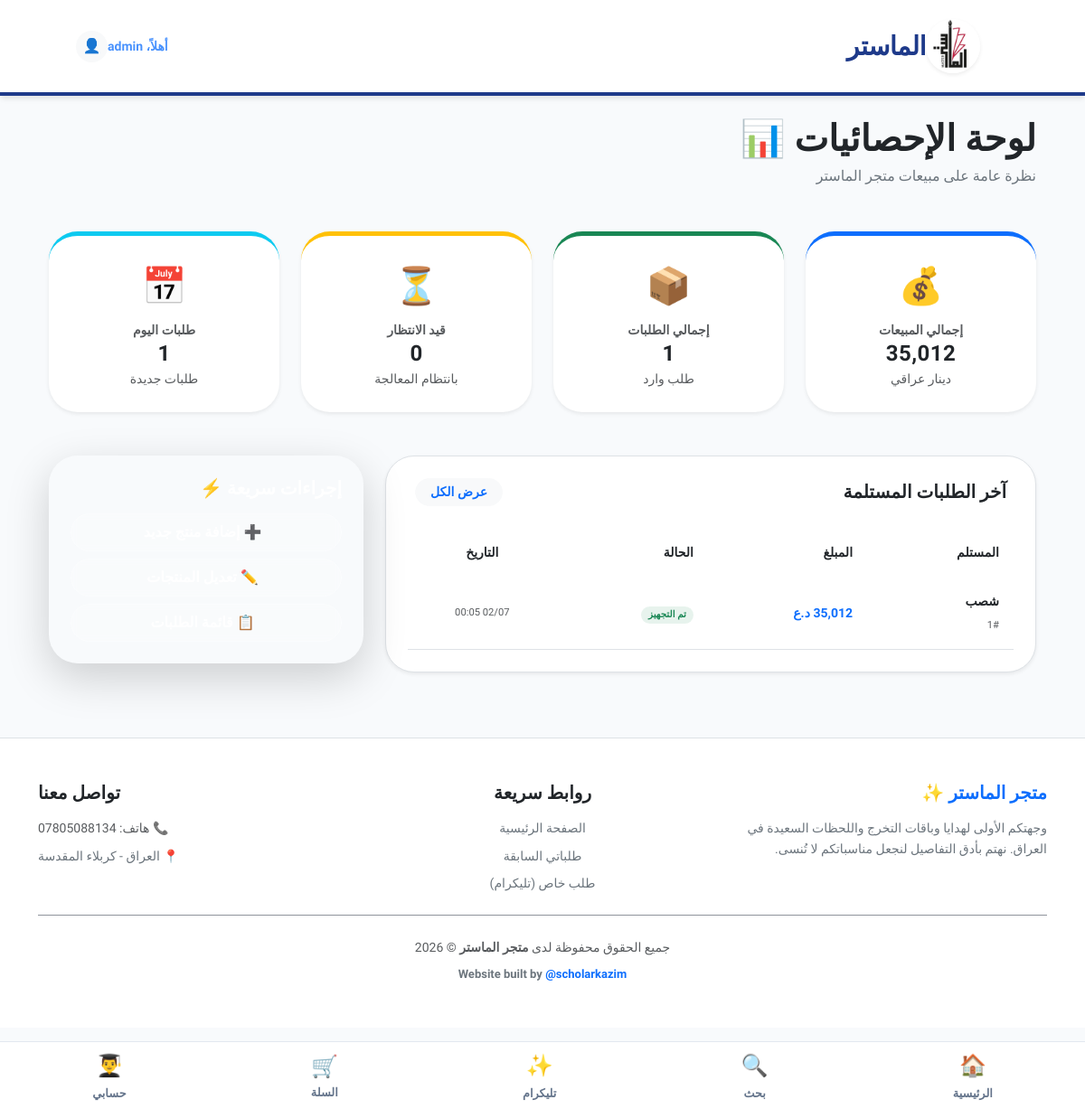
The app's page /admin/dashboard (signed in), older data.
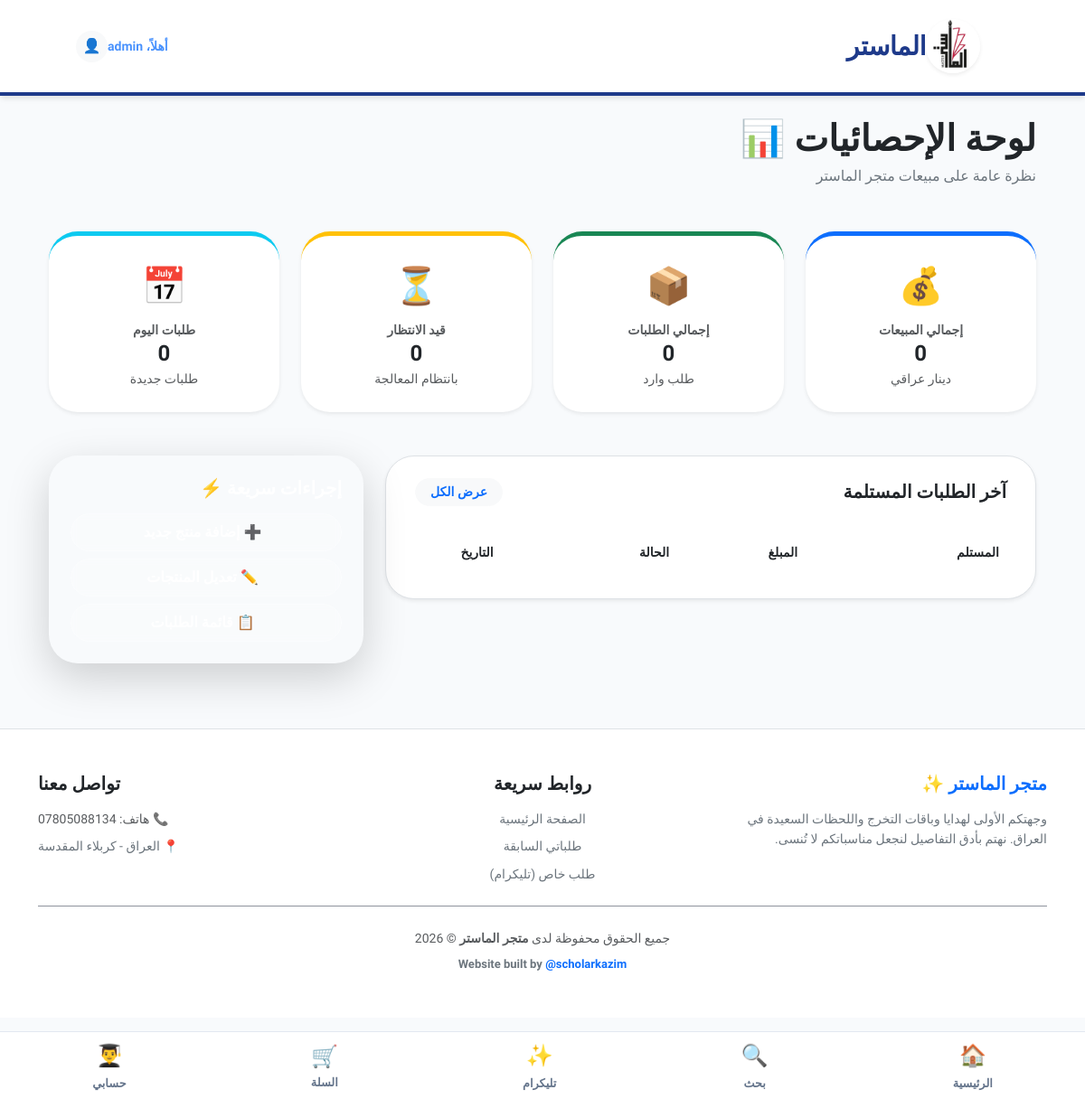
The same page, newer data.
### models.py (models this page shows)
class Order(db.Model):
    id = db.Column(db.Integer, primary_key=True)
    user_id = db.Column(db.Integer, db.ForeignKey('user.id'), nullable=False)
    total_price = db.Column(db.Float, nullable=False)
    status = db.Column(db.String(50), default='قيد الانتظار') # Pending, Paid, Shipped, Delivered
    full_name = db.Column(db.String(200))
    phone = db.Column(db.String(20))
    province = db.Column(db.String(100))
    address = db.Column(db.String(500))
    created_at = db.Column(db.DateTime, default=datetime.utcnow)
    user = db.relationship('User', backref='orders', lazy=True)
    items = db.relationship('OrderItem', backref='order', lazy=True)

### app.py (the view)
@app.route('/admin/dashboard')
@login_required
def admin_dashboard():
    if not current_user.is_admin:
        return redirect(url_for('index'))
    total_orders = Order.query.count()
    pending_orders = Order.query.filter_by(status='قيد الانتظار').count()
    total_sales = db.session.query(db.func.sum(Order.total_price)).scalar() or 0
    today_orders = Order.query.filter(db.func.date(Order.created_at) == db.func.date(datetime.utcnow())).count()
    recent_orders = Order.query.order_by(Order.created_at.desc()).limit(5).all()
    return render_template('admin/dashboard.html',
                           total_orders=total_orders,
                           pending_orders=pending_orders,
                           total_sales=total_sales,
                           today_orders=today_orders,
                           recent_orders=recent_orders)

### app.py (called while the page is built)
@login_manager.user_loader
def load_user(user_id):
    return User.query.get(int(user_id))

### templates/admin/dashboard.html (shortened to what the changed rows need)
{% extends "base.html" %}
{% block content %}
<div class="mb-5">
    <h1 class="display-6 fw-bold text-dark mb-1">لوحة الإحصائيات 📊</h1>
</div>
<div class="row g-4 mb-5 text-center">
    <div class="col-6 col-md-3">
        <div class="bg-white p-4 rounded-5 shadow-sm border-top border-5 border-primary">
            <span class="fs-1 d-block mb-2">💰</span>
            <h6 class="text-muted small fw-bold mb-1">إجمالي المبيعات</h6>
            <h4 class="fw-bold text-dark mb-0 ls-1">{{ "{:,.0f}".format(total_sales) }}</h4>
            <span class="small text-muted">دينار عراقي</span>
        </div>
    </div>
    <div class="col-6 col-md-3">
        <div class="bg-white p-4 rounded-5 shadow-sm border-top border-5 border-success">
            <span class="fs-1 d-block mb-2">📦</span>
            <h6 class="text-muted small fw-bold mb-1">إجمالي الطلبات</h6>
            <h4 class="fw-bold text-dark mb-0">{{ total_orders }}</h4>
            <span class="small text-muted">طلب وارد</span>
        </div>
    </div>
    <div class="col-6 col-md-3">
        <div class="bg-white p-4 rounded-5 shadow-sm border-top border-5 border-info">
            <span class="fs-1 d-block mb-2">📅</span>
            <h6 class="text-muted small fw-bold mb-1">طلبات اليوم</h6>
            <h4 class="fw-bold text-dark mb-0">{{ today_orders }}</h4>
            <span class="small text-muted">طلبات جديدة</span>
        </div>
    </div>
</div>
<div class="row">
    <div class="col-12 col-md-8">
        <div class="bg-white rounded-5 shadow-sm p-4 border overflow-hidden mb-4">
            <div class="table-responsive">
                <table class="table table-hover align-middle mb-0">
                    <thead class="bg-light">
                        <tr class="small text-muted">
                            <th class="border-0 px-3 py-3">المستلم</th>
                            <th class="border-0 py-3">المبلغ</th>
                            <th class="border-0 py-3">الحالة</th>
                            <th class="border-0 py-3 text-center">التاريخ</th>
                        </tr>
                    </thead>
                    <tbody>
                        {% for order in recent_orders %}
                        <tr>
                            <td class="px-3 py-3">
                                <span class="fw-bold d-block text-dark small">{{ order.full_name }}</span>
                                <span class="text-muted" style="font-size: 0.7rem;">{{ order.id }}#</span>
                            </td>
                            <td class="py-3">
                                <span class="fw-bold text-primary small">{{ "{:,.0f}".format(order.total_price) }}
                                    د.ع</span>
                            </td>
                            <td class="py-3">
                                <span
                                    class="badge rounded-pill px-2 py-1 {% if order.status == 'قيد الانتظار' %}bg-warning-light text-warning{% elif order.status == 'تم الشحن' %}bg-primary-light text-primary{% else %}bg-success-light text-success{% endif %}"
                                    style="font-size: 0.65rem;">
                                    {{ order.status }}
                                </span>
                            </td>
                            <td class="py-3 text-center text-muted small" style="font-size: 0.7rem;">
                                {{ order.created_at.strftime('%m/%d %H:%M') }}
                            </td>
                        </tr>
                        {% endfor %}
                    </tbody>
                </table>
            </div>
        </div>
    </div>
</div>
{% endblock %}

Row changes from the older to the newer data that the page shows:
removed Order: full_name "شصب", id "1", total_price "35,012", status "تم التجهيز", created_at "02/07 00:05"
Text that changed along with them:
{{ "{:,.0f}".format(total_sales) }}: "35,012" → "0"
{{ total_orders }}: "1" → "0"
{{ today_orders }}: "1" → "0"
